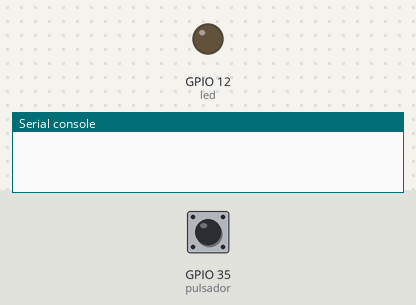
Recording of a program running on a simulated ESP32 board running MicroPython. On the bench: output pins drawn as LEDs (lit = HIGH), the last lines printed to the serial console. The inputs (shaded band) are chosen by the test bench; at power-on: GPIO 35 (pulsador) LOW.

Above: at 1.2 s.
1.3 s: GPIO 35 (pulsador) pulled HIGH for 0.15 s
At 1.7 s:
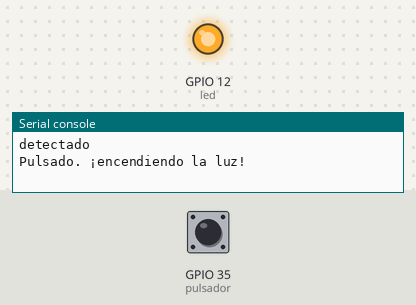
Timing chart, 0 to 22.8 s (numbered marks = the images above; inputs shaded):
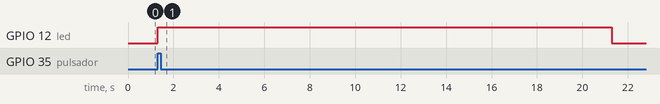

Measured:
- after the input at 1.3 s, GPIO 12 (led): LOW → HIGH at once, → LOW 20.0 s later

The program:

luz_escalera.py
```python
import machine
import time

v = 0.3

pulsado = False

def interupcion_pulsador(pin):
    global pulsado
    print('detectado')
    pulsado = True


led = machine.Pin(12, machine.Pin.OUT)
led.off()
pulsador = machine.Pin(35, machine.Pin.IN,machine.Pin.PULL_DOWN)

pulsador.irq(trigger=machine.Pin.IRQ_RISING, handler = interupcion_pulsador)

while True:
  if pulsado:
    print('Pulsado. ¡encendiendo la luz!')
    led.on()
    time.sleep(20) # 20 segundos encendido
    print('Apagado!')
    led.off()
    pulsado = False
```
